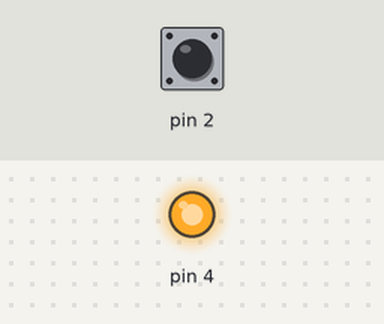
Bench run of a sketch on a simulated Arduino Uno, built with avr-gcc and run on an emulated ATmega328P. Parts: output pins drawn as LEDs (lit = HIGH). The inputs (shaded band) are chosen by the test bench; at power-on: pin 2 HIGH.

Above: at 1.2 s.
1.3 s: pin 2 pulled LOW for 0.15 s
At 1.37 s:
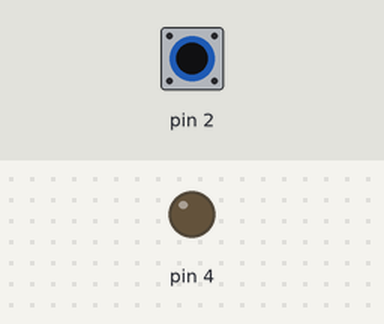
2.9 s: pin 2 pulled LOW for 3.2 s
At 7.1 s:
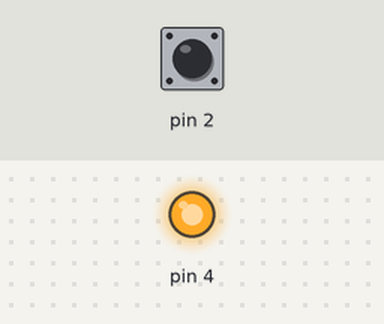
Timing chart, 0 to 8.6 s (numbered marks = the images above; inputs shaded):
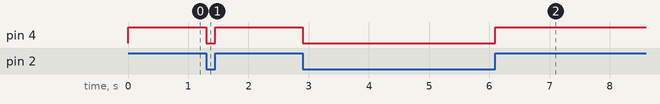

The sketch:

Task-9.ino
```cpp
void setup() {
  Serial.begin(9600);

  DDRD |= (1 << DDD4);

  // input pin mode, 0 in bit 2
  DDRD &= ~(1 << DDD2);
  // set internal pull up by setting 1 to PORTD2
  PORTD |= (1 << PORTD2);
}

void loop() {
  // When you want to read the state of physical pins, you don't use PORT
  // Instead, you use the PIN input registers (like PINB, PIND, etc.).
  if (PIND & (1 << PIND2)) {
    PORTD |= (1 << PORTD4);
  }
  else {
    PORTD &= ~(1 << PORTD4);
  }
}
```

Measured:
- after the input at 1.3 s, pin 4: HIGH → LOW at once, → HIGH 0.15 s later
- after the input at 2.9 s, pin 4: HIGH → LOW at once, → HIGH 3.2 s later
